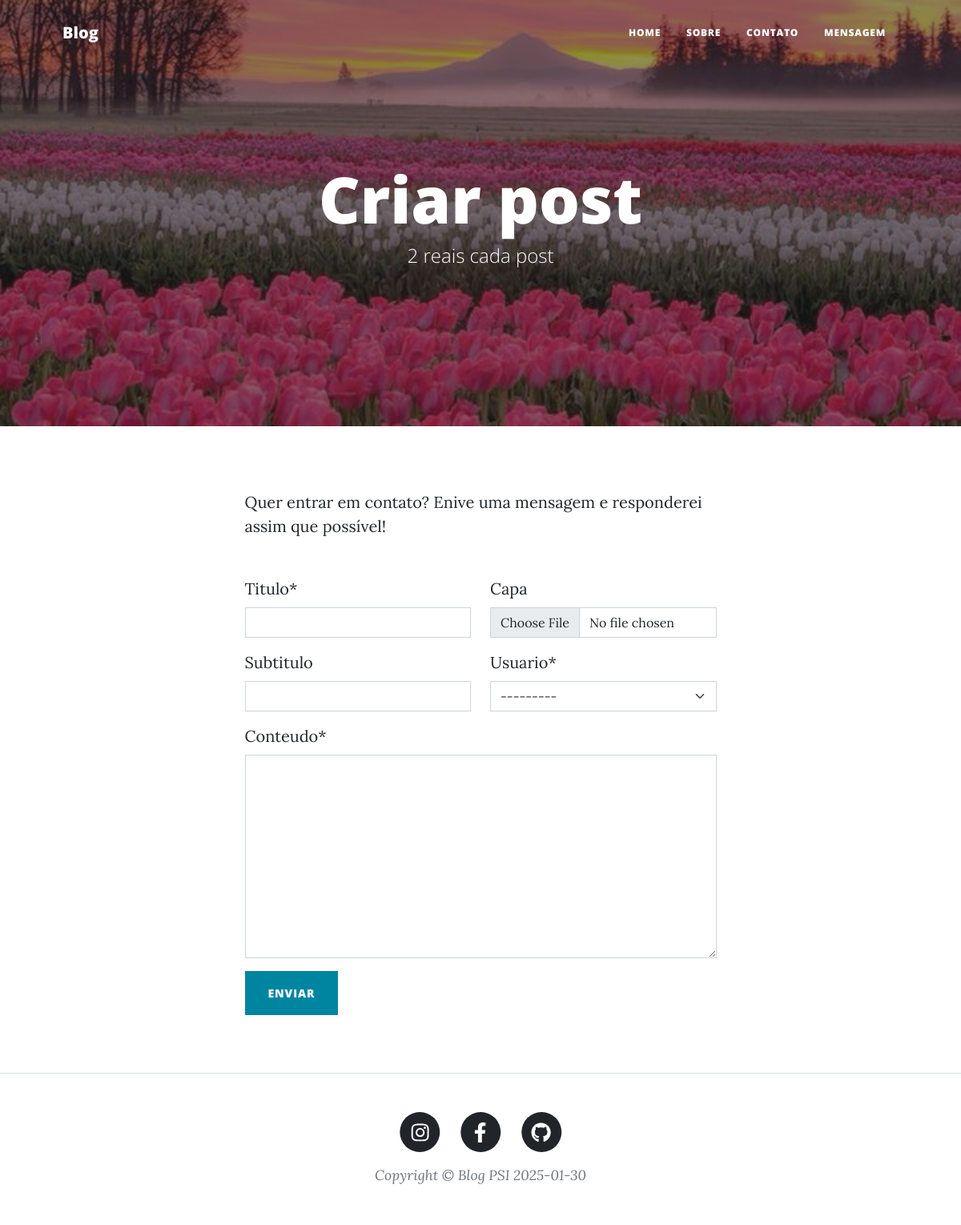
/cadastrarpost/ (signed in), run on an earlier commit of the app's database.
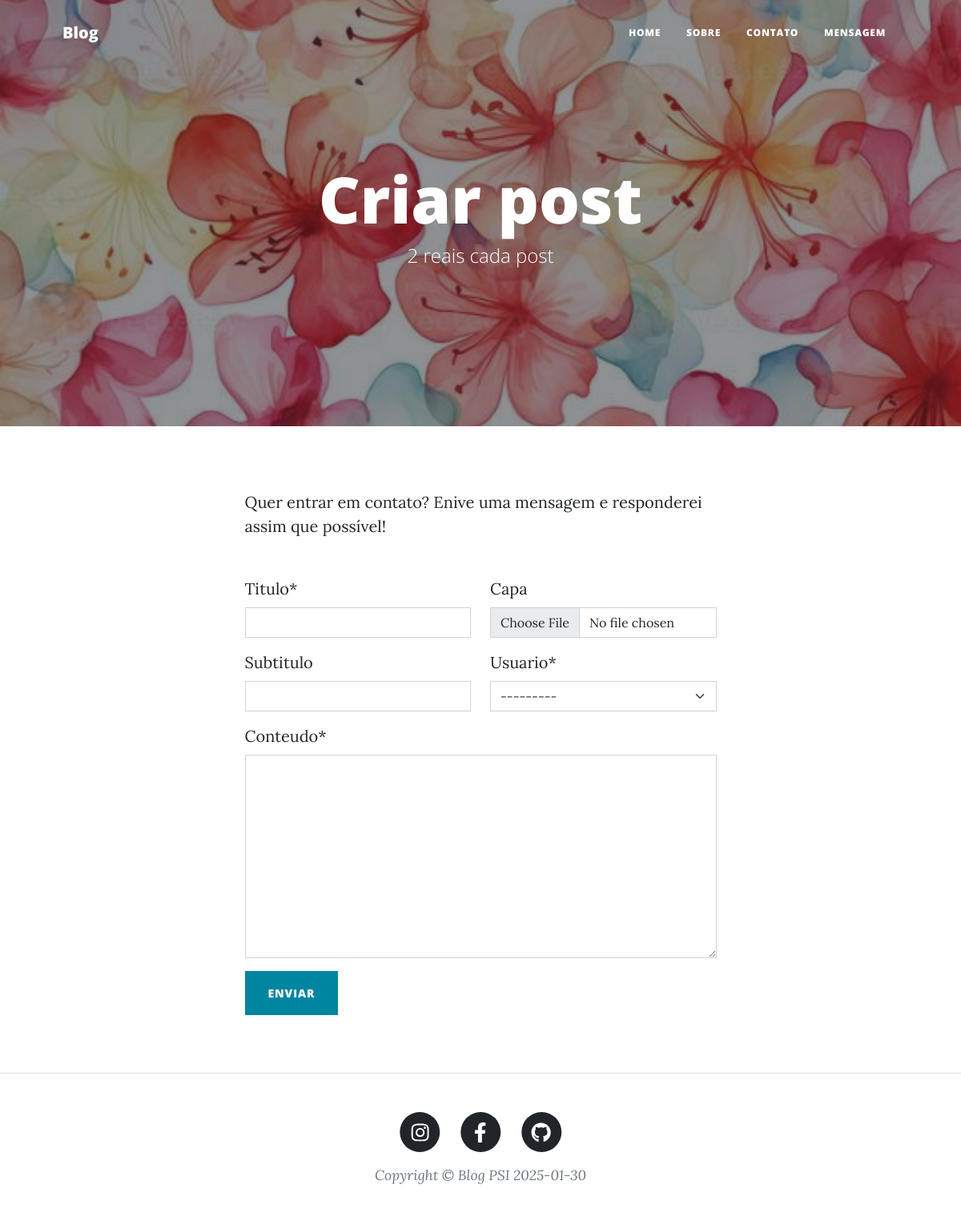
And on a later commit of the database.
### blog/models.py (models this page shows, shortened)
class Blog(models.Model):
    nome = models.CharField(max_length=100)
    subnome = models.CharField(max_length=100, blank=True)
    descricao = models.TextField(max_length=2000)
    capa = models.ImageField()
    instagram = models.URLField()
    facebook = models.URLField()
    github= models.URLField()
    autores = models.ManyToManyField(User)

### blog/views.py (the view)
# urls.py: path('cadastrarpost/', views.cadastrarpost, name='cadastrarpost'),
@login_required
def cadastrarpost(request):
    context = {
        "posts" : Post.objects.all(),
        "blog" : Blog.objects.first(),
    }
    if request.method == "POST":
        form = PostForm(request.POST, request.FILES)
        if form.is_valid():
           form.save()
           return redirect('index')
        else:
            context["form"] = form # esse é o forms errado
    else:
        context["form"] = PostForm()
    return render(request, "cadastrarpost.html", context)

### blog/forms.py
class PostForm(forms.ModelForm):
    class Meta:
        model = Post
        fields = ["titulo", "capa", "subtitulo", "usuario", "conteudo"]
    def __init__(self, *args, **kwargs):
        super().__init__(*args, **kwargs)
        self.helper = FormHelper()
        self.helper.form_method = 'post'
        self.helper.layout = Layout(
            Row(
                Column('titulo', css_class='col-md-6'),
                Column('capa', css_class='col-md-6'),
                css_class='row'
            ),
            Row(
                Column('subtitulo', css_class='col-md-6'),
                Column('usuario', css_class='col-md-6'),
                css_class='row'
            ),
            Row(
                Column('conteudo', css_class='col-12'),
                css_class='row'
            ),
            Submit('submit', 'Enviar', css_class='btn btn-primary text-uppercase')
        )

### blog/templates/cadastrarpost.html (shortened to what this page needs)
{% extends "base.html" %}
{% load static crispy_forms_tags %}
{% block header %}
<header class="masthead" style="background-image: url({{ blog.capa.url }})">
    <div class="container position-relative px-4 px-lg-5">
        <div class="row gx-4 gx-lg-5 justify-content-center">
            <div class="col-md-10 col-lg-8 col-xl-7">
                <div class="page-heading">
                    <h1>Criar post</h1>
                    <span class="subheading">2 reais cada post</span>
                </div>
            </div>
        </div>
    </div>
</header>
{% endblock header %}
{% block content %}
<main class="mb-4">
    <div class="container px-4 px-lg-5">
        <div class="row gx-4 gx-lg-5 justify-content-center">
            <div class="col-md-10 col-lg-8 col-xl-7">
                <p>Quer entrar em contato? Enive uma mensagem e responderei assim que possível!</p>
                <div class="my-5">
                    <form id="contactForm" method="POST" enctype="multipart/form-data">
                        {% crispy form %}
                    </form>
                </div>
            </div>
        </div>
    </div>
</main>
{% endblock content %}

### blog/templates/base.html (shortened to what this page needs)
{% load static %}
<!DOCTYPE html>
<html lang="en">
    <head>
        <link href="{% static 'css/styles.css' %}" rel="stylesheet" />
    </head>
    <body>
        <nav class="navbar navbar-expand-lg navbar-light" id="mainNav">
            <div class="container px-4 px-lg-5">
                <a class="navbar-brand" href="{% url 'index' %}">Blog</a>
                <div class="collapse navbar-collapse" id="navbarResponsive">
                    <ul class="navbar-nav ms-auto py-4 py-lg-0">
                        <li class="nav-item"><a class="nav-link px-lg-3 py-3 py-lg-4" href="{% url 'index' %}">Home</a></li>
                        <li class="nav-item"><a class="nav-link px-lg-3 py-3 py-lg-4" href="{% url 'sobre' %}">Sobre</a></li>
                        <li class="nav-item"><a class="nav-link px-lg-3 py-3 py-lg-4" href="{% url 'contato' %}">Contato</a></li>
                        <li class="nav-item"><a class="nav-link px-lg-3 py-3 py-lg-4" href="{% url 'mensagem' %}">Mensagem</a></li>
                    </ul>
                </div>
            </div>
        </nav>
        {% block header %}{% endblock header %}
        {% block content %}
        {% endblock content %}
        <footer class="border-top">
            <div class="container px-4 px-lg-5">
                <div class="row gx-4 gx-lg-5 justify-content-center">
                    <div class="col-md-10 col-lg-8 col-xl-7">
                        <ul class="list-inline text-center">
                            <li class="list-inline-item">
                                <a href="{{ blog.instagram }}">
                                    <span class="fa-stack fa-lg">
                                        <i class="fas fa-circle fa-stack-2x"></i>
                                        <i class="fab fa-instagram fa-stack-1x fa-inverse"></i>
                                    </span>
                                </a>
                            </li>
                            <li class="list-inline-item">
                                <a href="{{ blog.facebook }}">
                                    <span class="fa-stack fa-lg">
                                        <i class="fas fa-circle fa-stack-2x"></i>
                                        <i class="fab fa-facebook-f fa-stack-1x fa-inverse"></i>
                                    </span>
                                </a>
                            </li>
                            <li class="list-inline-item">
                                <a href="{{ blog.github }}">
                                    <span class="fa-stack fa-lg">
                                        <i class="fas fa-circle fa-stack-2x"></i>
                                        <i class="fab fa-github fa-stack-1x fa-inverse"></i>
                                    </span>
                                </a>
                            </li>
                        </ul>
                        <div class="small text-center text-muted fst-italic">Copyright &copy; {{ blog.nome }} {% now 'Y-m-d' %}</div>
                    </div>
                </div>
            </div>
        </footer>
    </body>
</html>

What changed in the data, as far as the page shows it:
changed Blog "Blog PSI": capa: a different picture
